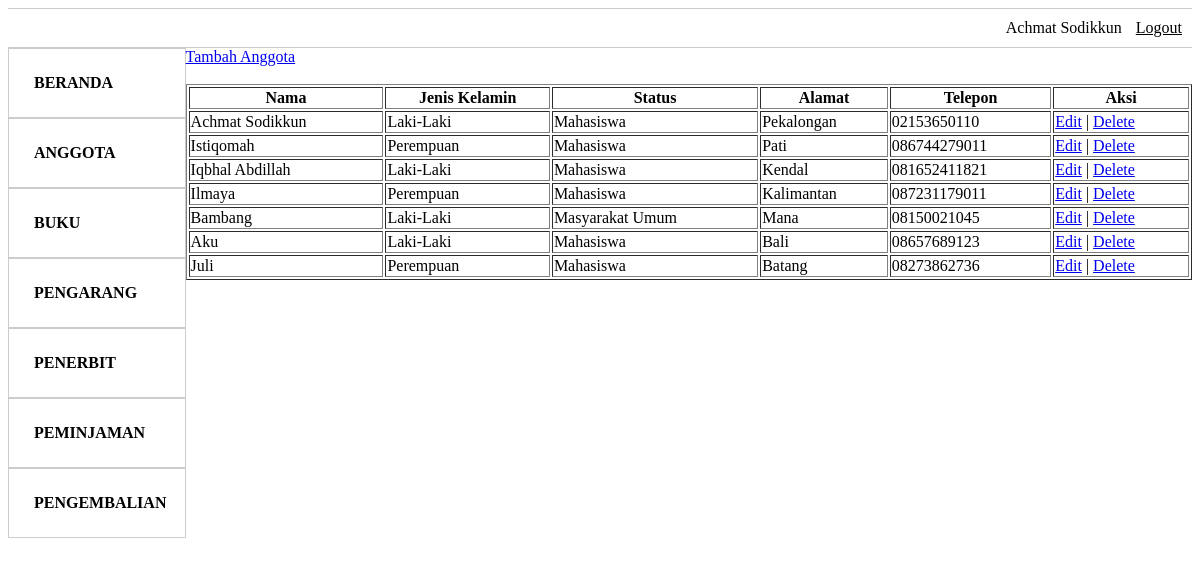
The page /admin/anggota.php (signed in) on the database its author committed.
### tables this page shows
CREATE TABLE `petugas` (
  `id` int(11) NOT NULL,
  `username` varchar(45) DEFAULT NULL,
  `password` varchar(45) DEFAULT NULL,
  `nama_petugas` varchar(100) DEFAULT NULL,
  `telp_petugas` varchar(12) DEFAULT NULL,
  `alamat_petugas` tinytext DEFAULT NULL
);

CREATE TABLE `anggota` (
  `id_anggota` int(11) NOT NULL,
  `nama_anggota` varchar(100) DEFAULT NULL,
  `jenis_kelamin` enum('L','P') DEFAULT NULL,
  `status` varchar(25) DEFAULT NULL,
  `alamat_anggota` tinytext DEFAULT NULL,
  `telp_anggota` varchar(12) DEFAULT NULL
);

### admin/anggota.php (the view, shortened to what this page needs)
<html>
<head>
</head>
 <?php
        include("../koneksi.php");
        $user = $_SESSION['username'];
        $data = mysqli_query($mysqli, "SELECT * FROM petugas WHERE username = '$user'");
        $tampil = mysqli_fetch_array($data);
?>
<body>
<ul class="menu">
 <li><?php echo $tampil['nama_petugas']; ?></li>
  <li><a href="../logout.php">Logout</a></li>
</ul>
<ul class="sidebar">
    <li><a href="index.php">Beranda</a></li>
    <li><a href="anggota.php">Anggota</a></li>
    <li><a href="buku.php">Buku</a></li>
    <li><a href="pengarang.php">Pengarang</a></li>
    <li><a href="penerbit.php">Penerbit</a></li>
    <li><a href="peminjaman.php">Peminjaman</a></li>
    <li><a href="pengembalian.php">Pengembalian</a></li>
  </ul>
  <div class= "tabel">
  <a href="tambah_anggota.php">Tambah Anggota</a><br/><br/>
    <table width='100%' border='1' align = 'center'>
    <tr>
        <th>Nama</th> <th>Jenis Kelamin</th> <th>Status</th> <th>Alamat</th> <th>Telepon</th><th>Aksi</th>
    </tr>
    <?php
    $data = mysqli_query($mysqli, "SELECT * FROM anggota");
    while($tampil = mysqli_fetch_array($data)) {
        echo "<tr>";
        echo "<td>".$tampil['nama_anggota']."</td>";
        if($tampil['jenis_kelamin']=="P"){
            echo "<td>Perempuan</td>";
        }else{
            echo "<td>Laki-Laki</td>";
        }
        echo "<td>".$tampil['status']."</td>";
        echo "<td>".$tampil['alamat_anggota']."</td>";
        echo "<td>".$tampil['telp_anggota']."</td>";
        echo "<td><a href='edit_anggota.php?id=$tampil[id_anggota]'>Edit</a> | <a href='delete_anggota.php?id=$tampil[id_anggota]'>Delete</a></td></tr>";
    }
    ?>
    </table>
</div>
</body>
</html>

### admin/anggota.php (style rules this page uses)
.menu { border:1px solid #ccc; border-width:1px 0; list-style:none; margin:0; padding:0; text-align:right; }
.menu li { display:inline; }
.menu a { display:inline-block; padding:10px; color:black; }
.sidebar { margin:0; padding:0; height: 100vh; width: 15%; list-style: none; float: left; }
.sidebar li a { display: block; padding: 25px; text-decoration: none; color: black; font-weight: bold; text-transform: uppercase; border: 1px solid #ccc; }
.tabel { width: 85%; float: right; }

### rows shown on the page
petugas: nama_petugas "Achmat Sodikkun"
anggota: nama_anggota "Achmat Sodikkun", jenis_kelamin "Laki-Laki", status "Mahasiswa", alamat_anggota "Pekalongan", telp_anggota "02153650110"
anggota: nama_anggota "Istiqomah", jenis_kelamin "Perempuan", status "Mahasiswa", alamat_anggota "Pati", telp_anggota "086744279011"
anggota: nama_anggota "Iqbhal Abdillah", jenis_kelamin "Laki-Laki", status "Mahasiswa", alamat_anggota "Kendal", telp_anggota "081652411821"
anggota: nama_anggota "Ilmaya", jenis_kelamin "Perempuan", status "Mahasiswa", alamat_anggota "Kalimantan", telp_anggota "087231179011"
anggota: nama_anggota "Bambang", jenis_kelamin "Laki-Laki", status "Masyarakat Umum", alamat_anggota "Mana", telp_anggota "08150021045"
anggota: nama_anggota "Aku", jenis_kelamin "Laki-Laki", status "Mahasiswa", alamat_anggota "Bali", telp_anggota "08657689123"
anggota: nama_anggota "Juli", jenis_kelamin "Perempuan", status "Mahasiswa", alamat_anggota "Batang", telp_anggota "08273862736"
